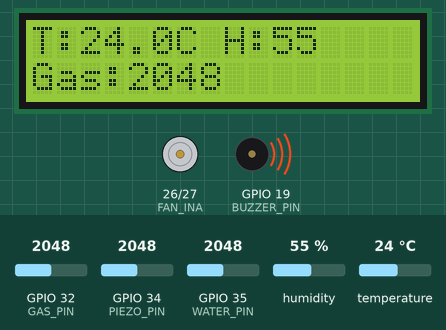
This sketch was run on a simulated ESP32. On the bench: 16×2 character LCD, motor-driver pin pairs drawn as motors (green arrow = first pin HIGH = forward, orange = second pin HIGH = backward, longer = more drive), buzzer (waves = sounding). The inputs (shaded band) are chosen by the test bench; at power-on: temperature 24 °C, GPIO 32 (GAS_PIN) = 2048, GPIO 34 (PIEZO_PIN) = 2048, GPIO 35 (WATER_PIN) = 2048, humidity 55 %. What the sketch prints to the serial monitor is not drawn.

Above: at 2.2 s.
At 3.2 s:
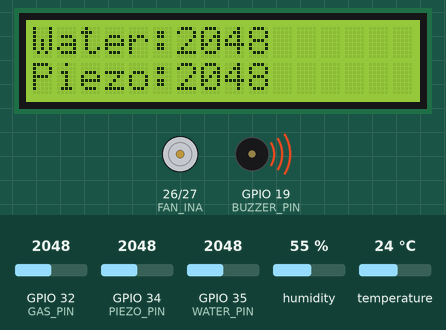
3.3 s: temperature set to 29 °C
8.7 s: temperature set to 32 °C
At 10.9 s:
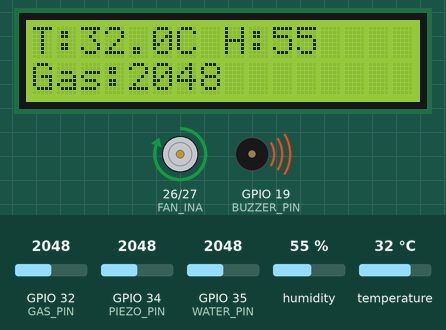
12.9 s: GPIO 32 (GAS_PIN) set to 2866
18.1 s: GPIO 34 (PIEZO_PIN) set to 2866
At 22.2 s:
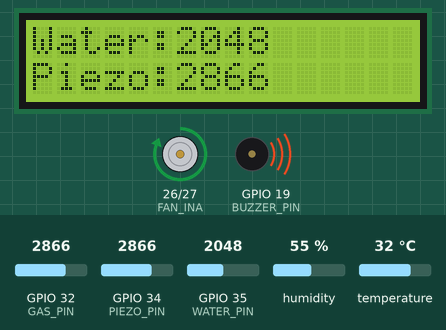
22.6 s: GPIO 35 (WATER_PIN) set to 2866
At 23.6 s:
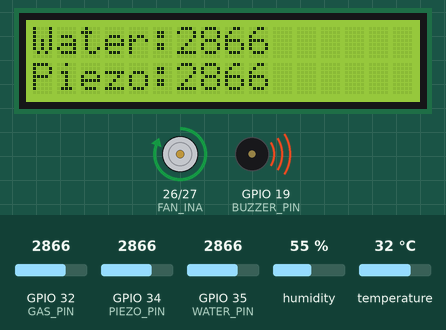
24.1 s: GPIO 32 (GAS_PIN) set to 1063
At 28.3 s:
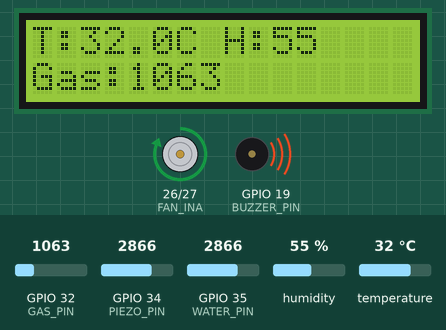
30.1 s: GPIO 32 (GAS_PIN) set to 949
Timing chart, 0 to 32.6 s (numbered marks = the images above; inputs shaded):
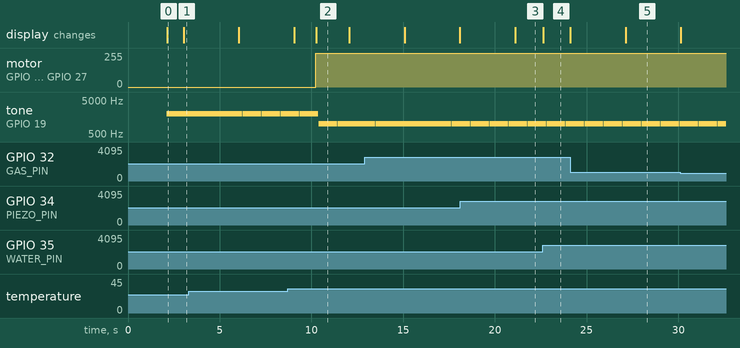

Measured:
- the behaviour switches between 30 and 31 °C on temperature (found by bisection; images 1 and 2)
- after the input at 8.7 s, motor on GPIO 26 (FAN_INA) / GPIO 27 (FAN_INB): stopped → forward 255/255 after 1.5 s
- after the input at 18.1 s, the display: changes after 3.0 s (image 3)
- after the input at 22.6 s, the display: changes at once (image 4)
- by itself, tone on GPIO 19 (BUZZER_PIN): alternates 1000 Hz for 1.0 s and silent for 0.02 s
- what the display in image 0 shows lasts 0.9 s, from 2.1 s to 3.0 s
- what the display in image 2 shows lasts 1.8 s, from 10.3 s to 12.1 s

The sketch:

conti__1_.ino
```cpp
#include <Wire.h>
#include <LiquidCrystal_I2C.h>
#include <DHT.h>

// LCD
LiquidCrystal_I2C lcd(0x27, 16, 2);

// ESP32 Pins
#define DHTPIN 4
#define DHTTYPE DHT11
DHT dht(DHTPIN, DHTTYPE);

const int BUZZER_PIN = 19;
const int PIEZO_PIN  = 34;
const int WATER_PIN  = 35;
const int GAS_PIN    = 32;
const int FAN_INA    = 26;
const int FAN_INB    = 27;

// Thresholds
const float TEMP_LIMIT = 30.0;
const int GAS_LIMIT = 400;
const int WATER_LIMIT = 200;
const int PIEZO_LIMIT = 100;

unsigned long lastChange = 0;
int displayPage = 0;

unsigned long buzzerStartTime = 0;
bool isBuzzerRunning = false;

void setup() {
  Serial.begin(115200);

  Wire.begin(21, 22);   // SDA = 21, SCL = 22
  dht.begin();

  lcd.init();
  lcd.backlight();

  pinMode(BUZZER_PIN, OUTPUT);
  pinMode(FAN_INA, OUTPUT);
  pinMode(FAN_INB, OUTPUT);

  digitalWrite(BUZZER_PIN, LOW);
  digitalWrite(FAN_INA, LOW);
  digitalWrite(FAN_INB, LOW);

  lcd.setCursor(0, 0);
  lcd.print("NeptuneX AI Dashboard");
  lcd.setCursor(0, 1);
  lcd.print("System Ready");
  delay(2000);
  lcd.clear();
}

void loop() {
  float temp = dht.readTemperature();
  float hum = dht.readHumidity();
  int gas = analogRead(GAS_PIN);
  int water = analogRead(WATER_PIN);
  int piezo = analogRead(PIEZO_PIN);

  if (isnan(temp) || isnan(hum)) {
    temp = 0;
    hum = 0;
  }

  bool tempAlert = temp > TEMP_LIMIT;
  bool gasAlert = gas > GAS_LIMIT;
  bool waterAlert = water > WATER_LIMIT;
  bool piezoAlert = piezo > PIEZO_LIMIT;

  // --- Buzzer Control with different tones ---
  if (tempAlert || gasAlert || waterAlert || piezoAlert) {
    if (!isBuzzerRunning) {
      buzzerStartTime = millis();
      isBuzzerRunning = true;

      if (tempAlert) tone(BUZZER_PIN, 1000);      // Tone for Temp
      else if (gasAlert) tone(BUZZER_PIN, 2000);  // High tone for Gas
      else if (waterAlert) tone(BUZZER_PIN, 500); // Low tone for Water
      else if (piezoAlert) tone(BUZZER_PIN, 1500);// Medium tone for Vibration
    }
  }

  if (isBuzzerRunning && millis() - buzzerStartTime > 1000) {
    noTone(BUZZER_PIN);
    isBuzzerRunning = false;
  }

  // --- Fan Control (Directly from ESP32) ---
  if (temp > TEMP_LIMIT) {
    digitalWrite(FAN_INA, HIGH);
    digitalWrite(FAN_INB, LOW);
  } else {
    digitalWrite(FAN_INA, LOW);
    digitalWrite(FAN_INB, LOW);
  }

  // --- Serial Output for Python Dashboard ---
  static unsigned long lastSend = 0;
  if (millis() - lastSend > 2000) {
    Serial.print("DATA,");
    Serial.print(temp); Serial.print(",");
    Serial.print(hum); Serial.print(",");
    Serial.print(gas); Serial.print(",");
    Serial.print(water); Serial.print(",");
    Serial.println(piezo);
    lastSend = millis();
  }

  // --- LCD Display Logic ---
  if (millis() - lastChange > 3000) {
    displayPage = (displayPage + 1) % 3;
    lastChange = millis();
    lcd.clear();
  }

  if (displayPage == 0) {
    lcd.setCursor(0, 0);
    lcd.print("T:"); lcd.print(temp, 1);
    lcd.print("C H:"); lcd.print(hum, 0);
    lcd.setCursor(0, 1);
    lcd.print("Gas:"); lcd.print(gas);
  }
  else if (displayPage == 1) {
    lcd.setCursor(0, 0);
    lcd.print("Water:"); lcd.print(water);
    lcd.setCursor(0, 1);
    lcd.print("Piezo:"); lcd.print(piezo);
  }
  else {
    lcd.setCursor(0, 0);
    if (tempAlert || gasAlert || waterAlert || piezoAlert) lcd.print("STATUS: ALERT!");
    else lcd.print("STATUS: SAFE");

    lcd.setCursor(0, 1);
    if (tempAlert) lcd.print("High Temp");
    else if (gasAlert) lcd.print("Gas Alert");
    else if (waterAlert) lcd.print("Water Alert");
    else if (piezoAlert) lcd.print("Vibration");
    else lcd.print("Normal");
  }
}
```
